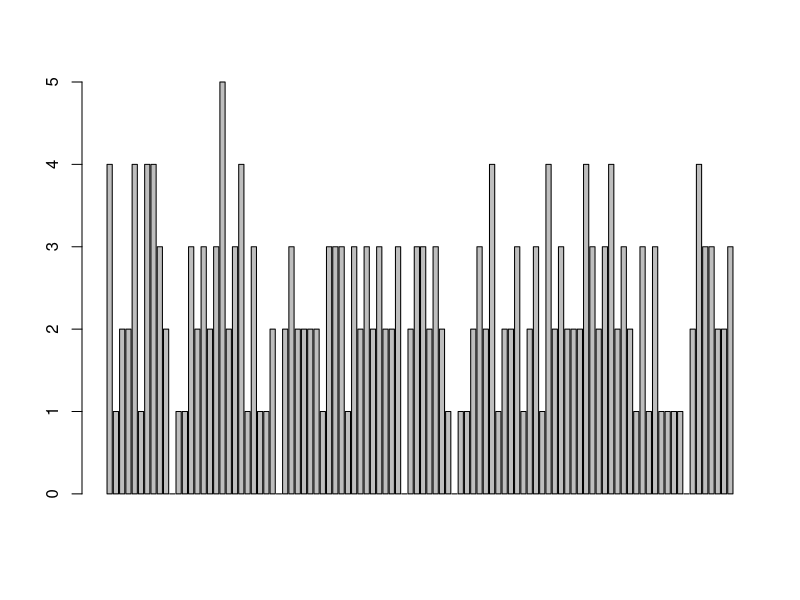
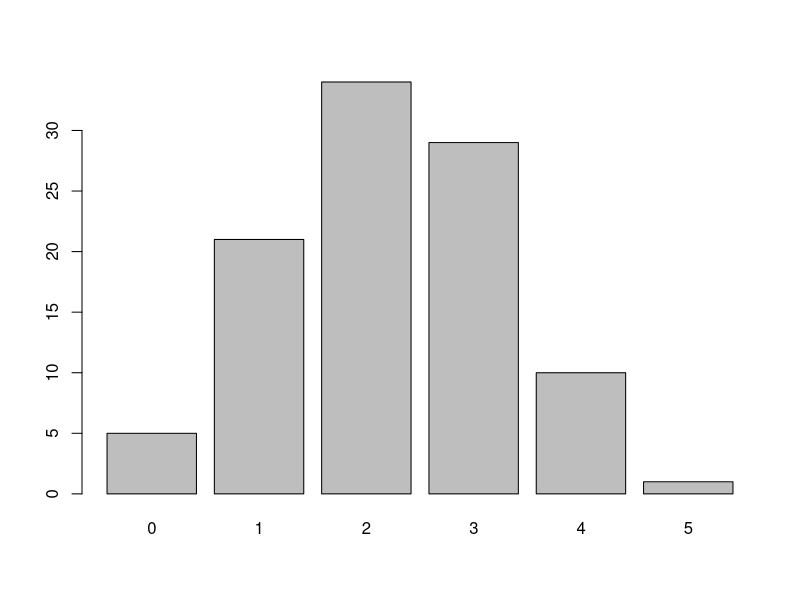
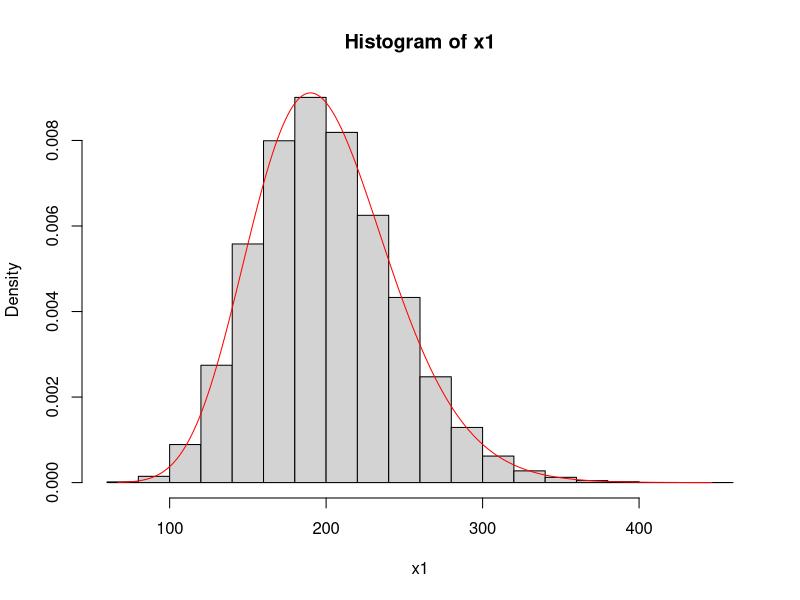
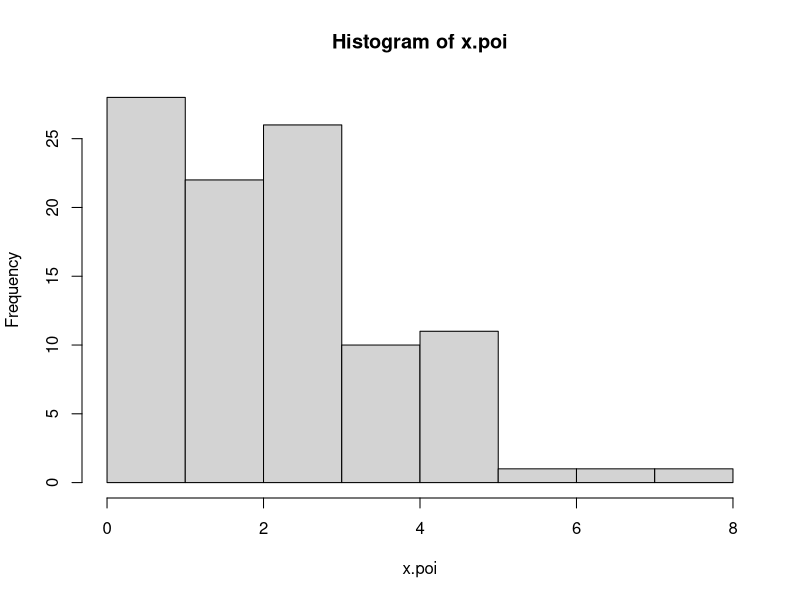
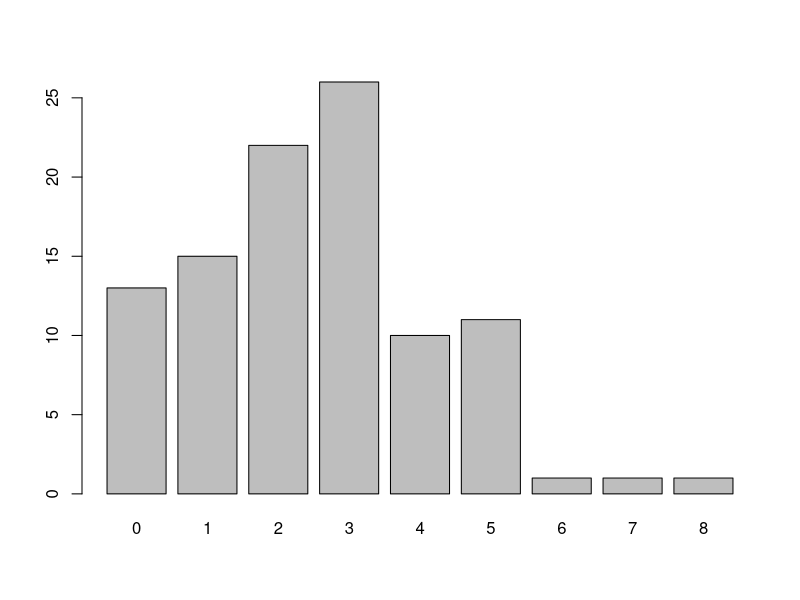
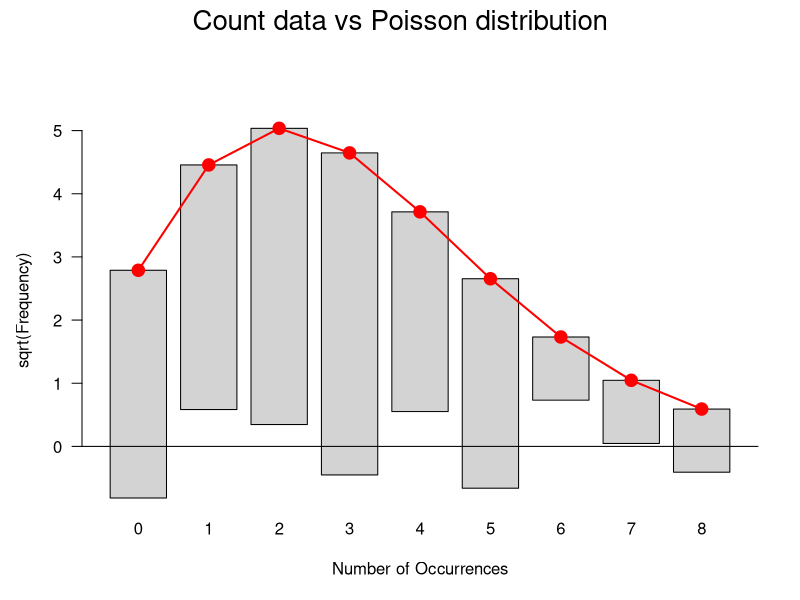

Write R code to recreate these figures, in order.
#Генерация случайных величин
set.seed(100)
#для воспроизводимости результатов
#генерация выборки из равномерного распределения
x <- runif(100, 0, 1)
#генерация выборки из нормального распределения с параметрами 1, 4
y <- rnorm(100, 1, 4)
#генерация выборки из экспоненциального закона распределения с параметром 2
z <- rexp(100, 2)

set.seed(proc.time())

v <- rbinom(100, 7, .3)
v
#столбиковая диаграмма
barplot(v)
table(v)
barplot(table(v))



#проверка теоретического факта, что сумма случайных величин 
#из экспоненциального распределения, есть случайная величина из гамма-рпспределения

reps <- 50000
nexps <- 20
rate <- 0.1
set.seed(0)
system.time(
  x1 <- replicate(reps, sum(rexp(n=nexps, rate=rate)))
)

head(x1)
hist(x1, freq = F)

x <- seq(from = min(x1), to = max(x1), 
         length.out = 1000)
lines(x,dgamma(x, shape = nexps, 
               scale=1/rate), col = "red")

set.seed(0)
system.time(x1 <- sapply(1:reps, function(i){sum(rexp(n=nexps, rate=rate))}))

set.seed(0)
system.time(x1 <- lapply(1:reps, function(i){sum(rexp(n=nexps, rate=rate))}))

set.seed(0)
system.time(x1 <- apply(matrix(rexp(n=nexps*reps, rate=rate), nrow=nexps),2,sum))

set.seed(0)
system.time(x1 <- colSums(matrix(rexp(n=nexps*reps, rate=rate), nrow=nexps)))

sample(x = 1:10, size = 5, replace=T)
sample(x = 1:10, size = 5, replace=T, prob = 1:10/sum(1:10))
#Так можно генерировать дискретные случайные величины или цепь Оаркова

#Генерация выборки из многомерного нормального закона распределения
#способ 1
library(MASS)
Sigma <- matrix(c(10,3,3,2),2,2)
Sigma
v <- mvrnorm(n=100, c(2,0), Sigma)
v
class(v)
var(v)
mean(v)
apply(v, 2, mean)

#способ 2
install.packages("mnormt")
library(mnormt)

v2 <- rmnorm(n=100, c(2,0), Sigma)
v2
class(v2)
var(v2)
apply(v2, 2, mean)

z <- rexp(100, 2)
e1 <- 1/mean(z)
e1

#Тест Колмогорова-Смирнова на принадлежность выборки непрерывному закону распределения
ks.test(z,"pexp", e1)
ks.test(z,"pexp", 2)
ks.test(z,"pexp", 3)
ks.test(z,"pnorm", 0, 1)

ks.test(z, y)
y <- z - 0.5
ks.test(z, y)

#Тест на нормальность Шапиро-Уилка (обём выборки до 5000)
v[,1] <- v[,1] - mean(v[,1])
shapiro.test(v[,2])
shapiro.test(v2[,2])

x.poi<-rpois(n = 100,lambda=2.5)
head(x.poi)
hist(x.poi)
barplot(table(x.poi))
install.packages("vcd")
library(vcd)## loading vcd package
gf <- goodfit(x.poi, type= "poisson", method = "MinChisq")
gf
summary(gf)
plot(gf, main="Count data vs Poisson distribution")

gf1 <- goodfit(x.poi, type = "poisson", par = list(lambda = 2.5))
gf1
summary(gf1)

gf2 <- goodfit(x.poi, type= "poisson", method = "ML") 
gf2
summary(gf2)


x.gam <- rgamma(n = 200, rate = 0.5, shape = 3.5)
head(x.gam)
x.gam.cut <- cut(x.gam, breaks = c(0,3,6,9,12,18))
table(x.gam.cut)

f.os<-vector()
for(i in 1:5) f.os[i]<- table(x.gam.cut)[[i]] 

p<-c((pgamma(3,shape=3.5,rate=0.5)-pgamma(0,shape=3.5,rate=0.5)),
     (pgamma(6,shape=3.5,rate=0.5)-pgamma(3,shape=3.5,rate=0.5)),
     (pgamma(9,shape=3.5,rate=0.5)-pgamma(6,shape=3.5,rate=0.5)),
     (pgamma(12,shape=3.5,rate=0.5)-pgamma(9,shape=3.5,rate=0.5)),
     (1-pgamma(12,shape=3.5,rate=0.5)))

p

#хи-квадрат тест
chisq.test(x=f.os,p=p)

breaks <- seq(from = 0, to = max(x.gam), length.out = 7)
breaks
x.gam.cut <- cut(x.gam, breaks = breaks)
f.os <- table(x.gam.cut)

prob <- sapply(breaks, pgamma, shape = 3.5, rate = 0.5)
prob[length(prob)] <- 1
prob

p <- prob[2:length(prob)] - prob[1:(length(prob)-1)]
p

chisq.test(x = f.os, p = p)

